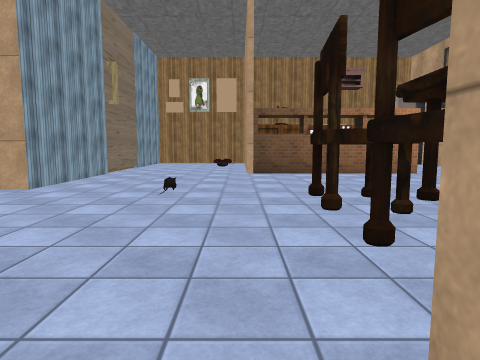
[1] (above)

17 first-person views from a walk through a Unity game level. The camera is 1.3 m above the floor, tilts 6° down and sees 75° across. The floor is counted in squares, 2 m on a side. Each view is taken from the middle of a square. On the plan, view 1 faces up. The plan holds only what a view shows up to about 10 squares ahead; the rest is blank. The player character is not drawn. Some surface patterns are stand-ins.

[2]
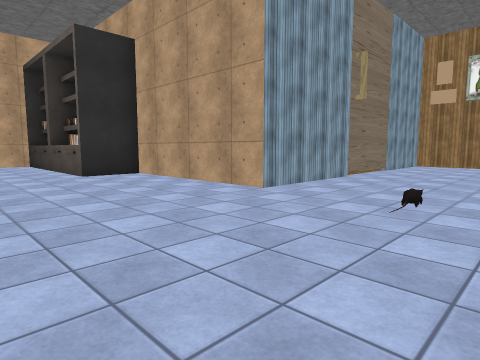

[3]
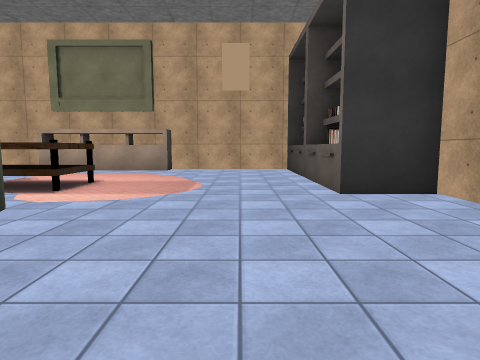

[4]
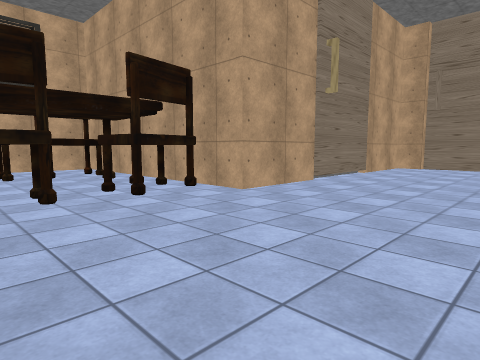

[5]
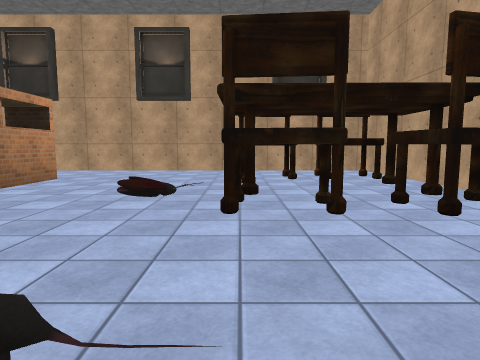

[6]
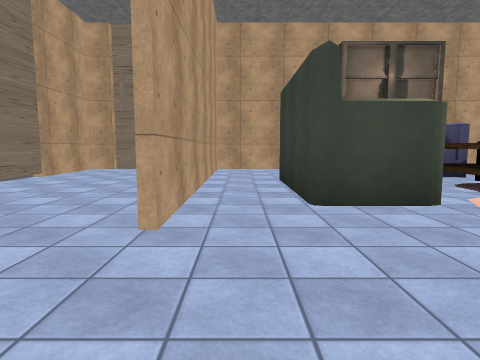

[7]
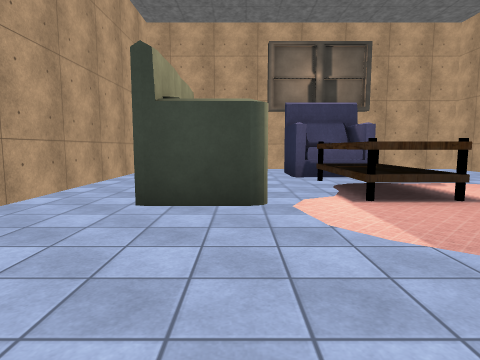

[8]
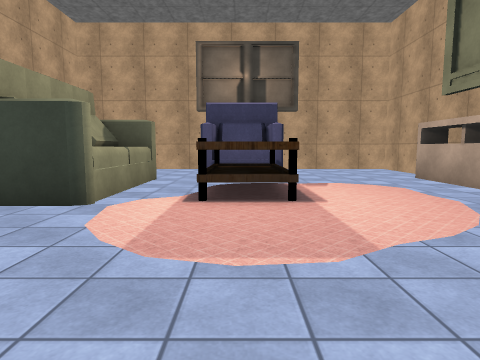

[9]
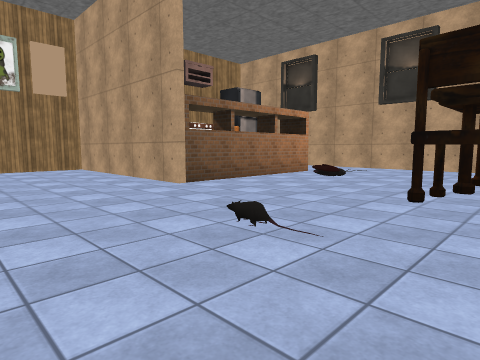

[10]
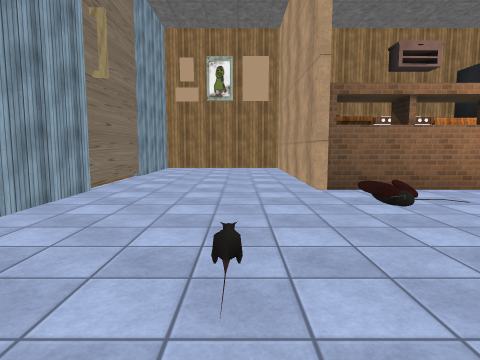

[11]
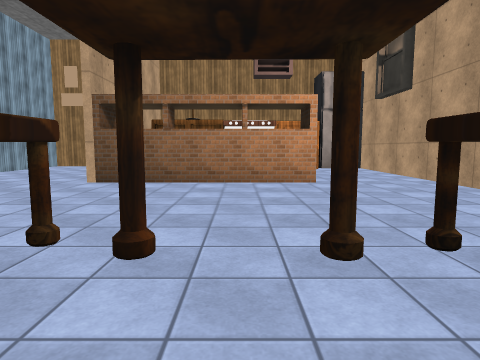

[12]
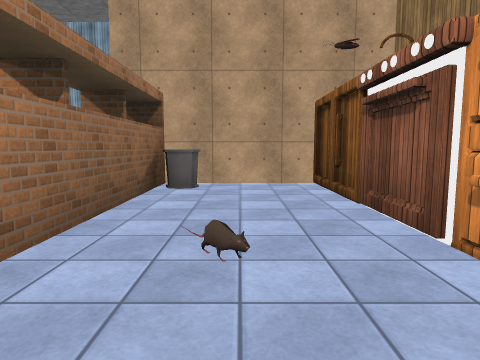

[13]
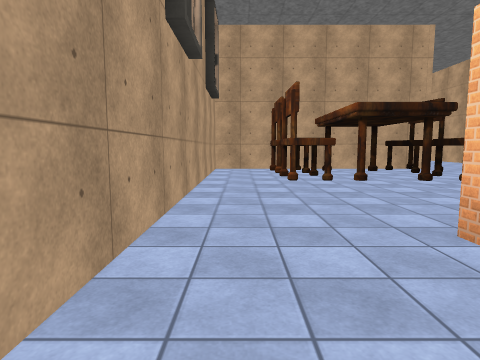

[14]
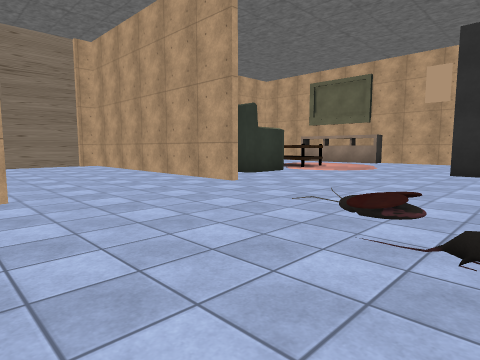

[15]
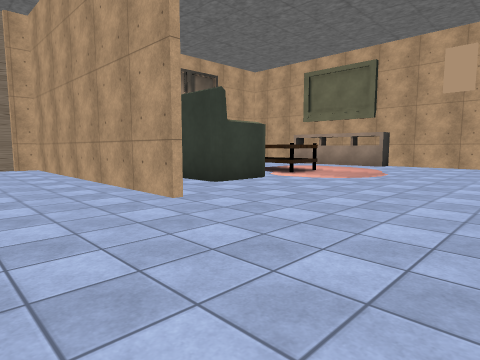

[16]
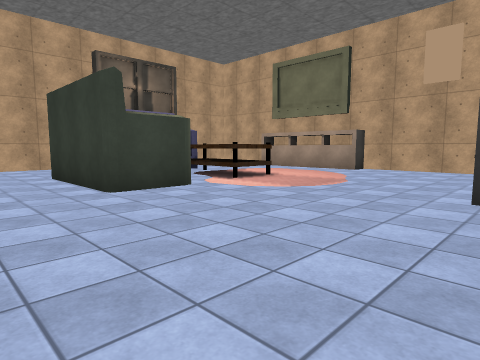

[17]
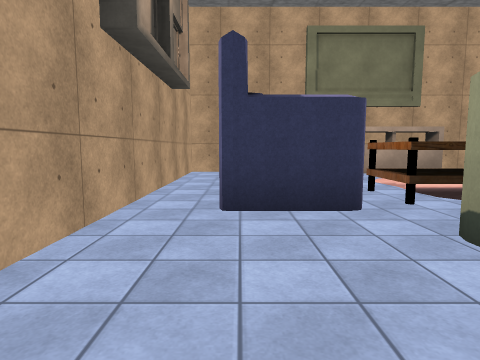

### Floor plan
Points are (right, up) in squares from view 1. A wall is a line through its corners. A room is listed if a view was taken in it or the views show most of it. See-through windows are left out.
Room 1 (views 1, 2, 3, 4, 5, 6, 7, 8, 9, 10, 11, 14, 15, 16, 17)
walls: (-3.2, 0.6) (-3.2, -6.4); (-5.4, 4.8) (-7.5, 4.8); (-3.4, -6) (-3.4, 0.6); (-1.9, -6.3) (0.3, -6.3) (0.3, 0.6) (4.5, 0.6); (6.1, 0.6) (6.7, 0.6) (6.7, 7.6); (-12.3, 3.5) (-12.3, 0.4); (4.5, 7.8) (0.3, 7.8) (0.3, 12.7) (-3.2, 12.7) (-3.2, 6.4); (-12.3, -3.4) (-12.3, -6.3) (-2.4, -6.3)
ways out: opening at (5.5, 8) to room 2
objects: other object (-12, -3) to (-12, 0); other object (-12, 4) to (-11, 4); other object (-10, 4) to (-8, 4); other object (-9, -5) to (-8, -4); table (-8, -3) to (-8, -1); other object (-6, -2); other object (0, 4); chair (1, 1) to (2, 2); chair (1, 3) to (2, 4); chair (4, 3) to (5, 4); chair (5, 1) to (5, 2)
Room 2 (views 12, 13)
walls: (6.8, 11.5) (5.4, 11.5); (6.7, 7.6) (6.7, 11.8); (0.3, 11.4) (0.3, 8.6) (4.4, 8.6)
ways out: opening at (5.5, 8) to room 1
objects: other object (1, 9); counter (1, 12) to (2, 12); counter (3, 12); counter (4, 12) to (5, 12)

Positions as (right, up) in squares from view 1, and headings:
1: (0, 0), facing up
2: (0, 1), facing up-left
3: (-3, 2), facing left
4: (-3, 4), facing down-right
5: (-2, 4), facing right
6: (-4, 3), facing down
7: (-6, 3), facing down
8: (-8, 3), facing down
9: (-3, 3), facing up-right
10: (-1, 3), facing up
11: (3, 2), facing up
12: (6, 10), facing left
13: (6, 10), facing down
14: (1, 5), facing down-left
15: (-1, 4), facing down-left
16: (-3, 4), facing down-left
17: (-4, -5), facing left
